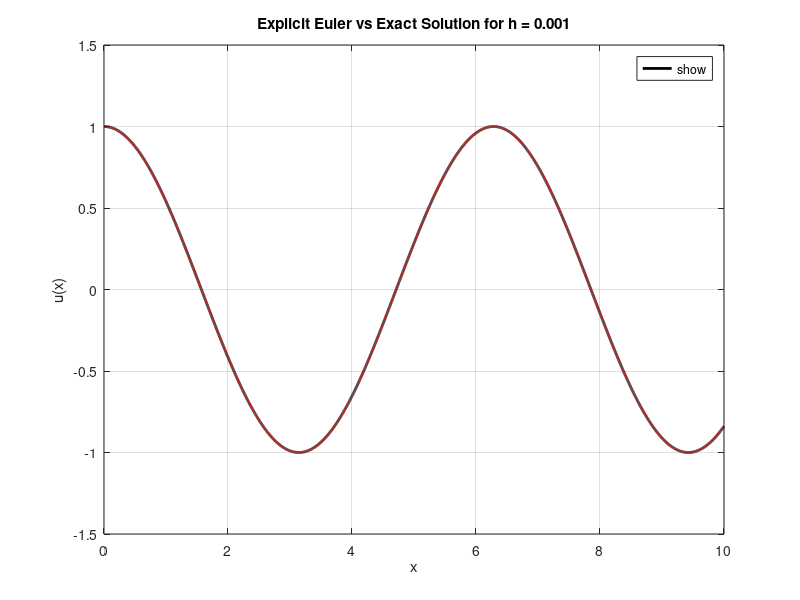

MATLAB code for this plot:
clear; clc; close all;

% Define the ODE as an anonymous function.
% Equation: du/dx = -1000*(u - cos(x)) + sin(x)
f = @(x, u) -1000*(u - cos(x)) - sin(x);

% Define the exact solution.
u_exact = @(x) cos(x);

% Problem parameters
x0 = 0;       % Starting x value
xf = 10;      % Ending x value
u0 = 1;       % Initial condition: u(0) = 1
h = 0.001;    % Fixed step size

% Determine the number of steps and create the x-grid.
N = floor((xf - x0) / h);
x = x0:h:xf;

% Preallocate the solution vector and initialize the initial condition.
u = zeros(size(x));
u(1) = u0;

% Explicit method:
for j = 1:N
    u(j+1) = u(j) + h * f(x(j), u(j));
end

% Compute the exact solution and calculate the relative L2 norm error.
u_ex = u_exact(x);
relL2 = norm(u - u_ex, 2) / norm(u_ex, 2);
fprintf('For h = %g, Relative L2 norm error = %e\n', h, relL2);

% Plot the exact solution and the numerical solution.
figure;
plot(x, u_ex, 'k-', 'LineWidth', 2, 'DisplayName', 'Exact Solution');
hold on;
plot(x, u, 'r--', 'LineWidth', 1.5, 'DisplayName', 'Explicit Euler');
xlabel('x');
ylabel('u(x)');
title(sprintf('Explicit Euler vs Exact Solution for h = %g', h));
legend('show', 'Location', 'best');
yl = ylim;
ylim([-1.5, yl(2)]);
grid on;
